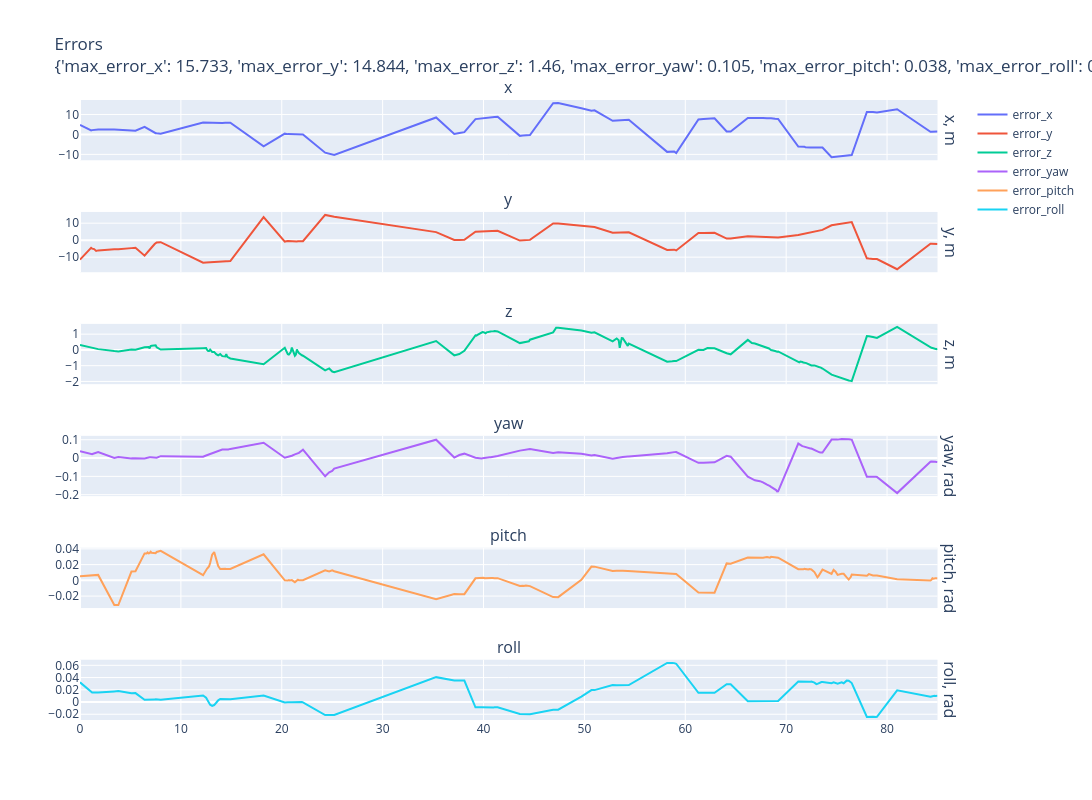

The notebook cell saved with this chart:
### Code cell
sources = [
  'error'
]
features = [
  'x', 'y', 'z', 'yaw', 'pitch', 'roll'
]
y_axis_titles = [
  f'{f}, m' if i < 3 else f'{f}, rad' for i, f in enumerate(features)
]
fig = make_subplots(
  cols=1, rows=len(features),
  subplot_titles=features,
  row_titles=y_axis_titles,
  shared_xaxes=True
)

for r, f in enumerate(features):
  for s in sources:
    fig.add_trace(
      go.Scatter(
        x = data['gt_time'] - data['gt_time'].min(),
        y = data[f'{s}_{f}'],
        name=f"{s}_{f}"
      ), row= r + 1, col=1
    )

max_erros = data[[f'max_error_{f}'for f in features]].loc[[data.index[-1]]].to_dict()

max_erros = {key : round(value[data.index[-1]], 3)  for i, (key, value) in enumerate(max_erros.items())} 
# print(max_erros)
fig.update_layout(title = f"Errors<br>{max_erros}", height=800, width=1200)
save_plotly_figure(fig, "odometry_errors.png")
fig.show()

### Figure 1 — Plotly figure (JSON) as saved in the notebook; plotly's stock layout.template omitted (floating-point values rounded to 4 significant figures; data arrays with more than 128 entries replaced by an {"elided": "..."} marker saying what was removed)
{"data": [{"name": "error_x", "type": "scatter", "x": {"elided": "180 float values"}, "xaxis": "x", "y": {"elided": "180 float values"}, "yaxis": "y"}, {"name": "error_y", "type": "scatter", "x": {"elided": "180 float values"}, "xaxis": "x2", "y": {"elided": "180 float values"}, "yaxis": "y2"}, {"name": "error_z", "type": "scatter", "x": {"elided": "180 float values"}, "xaxis": "x3", "y": {"elided": "180 float values"}, "yaxis": "y3"}, {"name": "error_yaw", "type": "scatter", "x": {"elided": "180 float values"}, "xaxis": "x4", "y": {"elided": "180 float values"}, "yaxis": "y4"}, {"name": "error_pitch", "type": "scatter", "x": {"elided": "180 float values"}, "xaxis": "x5", "y": {"elided": "180 float values"}, "yaxis": "y5"}, {"name": "error_roll", "type": "scatter", "x": {"elided": "180 float values"}, "xaxis": "x6", "y": {"elided": "180 float values"}, "yaxis": "y6"}], "layout": {"annotations": [{"font": {"size": 16}, "showarrow": false, "text": "x", "x": 0.49, "xanchor": "center", "xref": "paper", "y": 1.0, "yanchor": "bottom", "yref": "paper"}, {"font": {"size": 16}, "showarrow": false, "text": "y", "x": 0.49, "xanchor": "center", "xref": "paper", "y": 0.8194, "yanchor": "bottom", "yref": "paper"}, {"font": {"size": 16}, "showarrow": false, "text": "z", "x": 0.49, "xanchor": "center", "xref": "paper", "y": 0.6389, "yanchor": "bottom", "yref": "paper"}, {"font": {"size": 16}, "showarrow": false, "text": "yaw", "x": 0.49, "xanchor": "center", "xref": "paper", "y": 0.4583, "yanchor": "bottom", "yref": "paper"}, {"font": {"size": 16}, "showarrow": false, "text": "pitch", "x": 0.49, "xanchor": "center", "xref": "paper", "y": 0.2778, "yanchor": "bottom", "yref": "paper"}, {"font": {"size": 16}, "showarrow": false, "text": "roll", "x": 0.49, "xanchor": "center", "xref": "paper", "y": 0.09722, "yanchor": "bottom", "yref": "paper"}, {"font": {"size": 16}, "showarrow": false, "text": "x, m", "textangle": 90, "x": 0.98, "xanchor": "left", "xref": "paper", "y": 0.9514, "yanchor": "middle", "yref": "paper"}, {"font": {"size": 16}, "showarrow": false, "text": "y, m", "textangle": 90, "x": 0.98, "xanchor": "left", "xref": "paper", "y": 0.7708, "yanchor": "middle", "yref": "paper"}, {"font": {"size": 16}, "showarrow": false, "text": "z, m", "textangle": 90, "x": 0.98, "xanchor": "left", "xref": "paper", "y": 0.5903, "yanchor": "middle", "yref": "paper"}, {"font": {"size": 16}, "showarrow": false, "text": "yaw, rad", "textangle": 90, "x": 0.98, "xanchor": "left", "xref": "paper", "y": 0.4097, "yanchor": "middle", "yref": "paper"}, {"font": {"size": 16}, "showarrow": false, "text": "pitch, rad", "textangle": 90, "x": 0.98, "xanchor": "left", "xref": "paper", "y": 0.2292, "yanchor": "middle", "yref": "paper"}, {"font": {"size": 16}, "showarrow": false, "text": "roll, rad", "textangle": 90, "x": 0.98, "xanchor": "left", "xref": "paper", "y": 0.04861, "yanchor": "middle", "yref": "paper"}], "height": 800, "title": {"text": "Errors<br>{'max_error_x': 15.733, 'max_error_y': 14.844, 'max_error_z': 1.46, 'max_error_yaw': 0.105, 'max_error_pitch': 0.038, 'max_error_roll': 0.064}"}, "width": 1200, "xaxis": {"anchor": "y", "domain": [0, 0.98], "matches": "x6", "showticklabels": false}, "xaxis2": {"anchor": "y2", "domain": [0, 0.98], "matches": "x6", "showticklabels": false}, "xaxis3": {"anchor": "y3", "domain": [0, 0.98], "matches": "x6", "showticklabels": false}, "xaxis4": {"anchor": "y4", "domain": [0, 0.98], "matches": "x6", "showticklabels": false}, "xaxis5": {"anchor": "y5", "domain": [0, 0.98], "matches": "x6", "showticklabels": false}, "xaxis6": {"anchor": "y6", "domain": [0, 0.98]}, "yaxis": {"anchor": "x", "domain": [0.9028, 1.0]}, "yaxis2": {"anchor": "x2", "domain": [0.7222, 0.8194]}, "yaxis3": {"anchor": "x3", "domain": [0.5417, 0.6389]}, "yaxis4": {"anchor": "x4", "domain": [0.3611, 0.4583]}, "yaxis5": {"anchor": "x5", "domain": [0.1806, 0.2778]}, "yaxis6": {"anchor": "x6", "domain": [0, 0.09722]}}}
